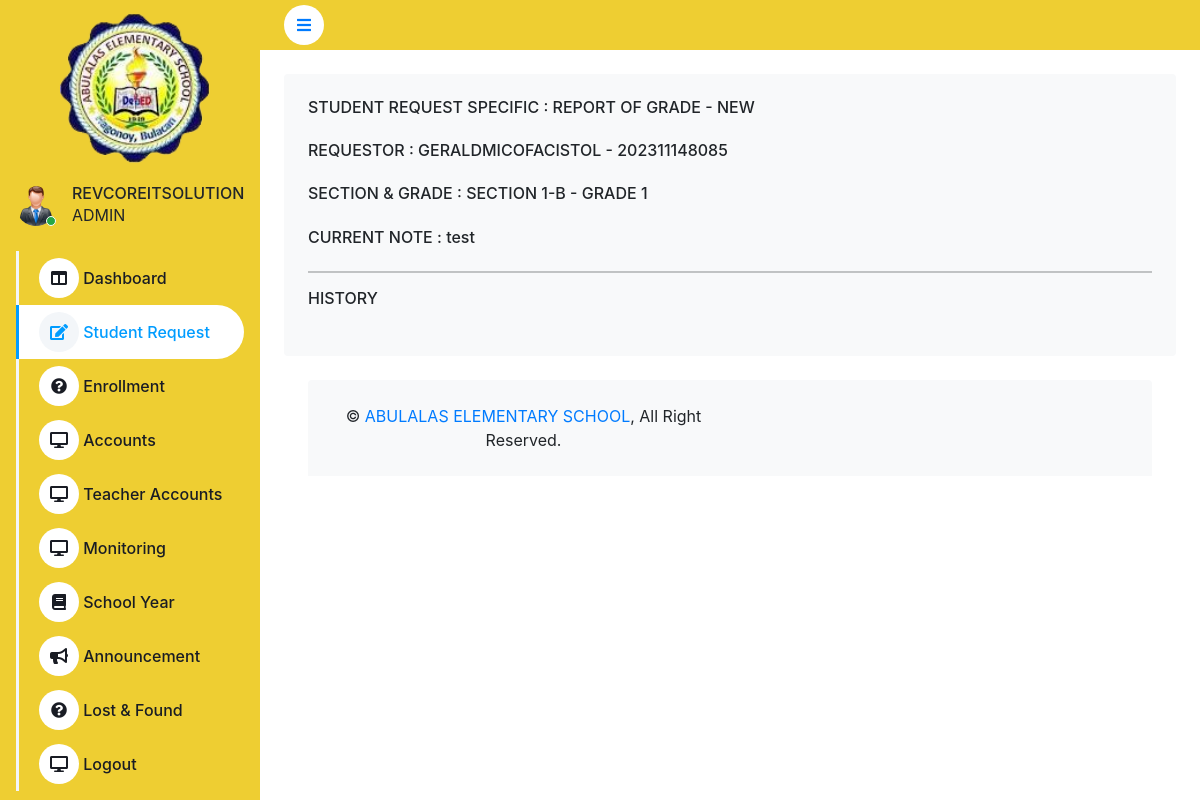
/home.php?view=request_history&reqid=6 (signed in), run on the app's committed database.
### tables this page shows
CREATE TABLE `tbl_user_information` (
  `user_id` int(11) NOT NULL,
  `uid` varchar(250) NOT NULL,
  `email` varchar(50) NOT NULL,
  `password` varchar(250) NOT NULL,
  `designation` int(50) NOT NULL,
  `code` int(50) NOT NULL,
  `status` varchar(50) NOT NULL
);

CREATE TABLE `tbl_user_designation` (
  `did` int(11) NOT NULL,
  `role` varchar(50) NOT NULL
);

CREATE TABLE `tbl_school_student_request` (
  `reqid` int(11) NOT NULL,
  `sycode` int(50) NOT NULL,
  `uid` varchar(255) NOT NULL,
  `request_type` int(50) NOT NULL,
  `note` text NOT NULL,
  `status` varchar(50) NOT NULL,
  `date_created` date NOT NULL
);

CREATE TABLE `tbl_school_request_type` (
  `req` int(11) NOT NULL,
  `type` varchar(50) NOT NULL
);

CREATE TABLE `tbl_school_student_record` (
  `rid` int(11) NOT NULL,
  `sycode` int(50) NOT NULL,
  `uid` varchar(255) NOT NULL,
  `fname` text NOT NULL,
  `gender` varchar(50) NOT NULL,
  `address` text NOT NULL,
  `current_level` int(50) NOT NULL,
  `current_section` int(50) NOT NULL
);

CREATE TABLE `tbl_school_year_details_section` (
  `sid` int(11) NOT NULL,
  `gid` int(11) NOT NULL,
  `sycode` int(50) NOT NULL,
  `section_name` varchar(100) NOT NULL,
  `min` int(50) NOT NULL,
  `max` int(50) NOT NULL,
  `student_max` int(50) NOT NULL,
  `rid` int(50) NOT NULL
);

CREATE TABLE `tbl_school_year_details_grade` (
  `gid` int(11) NOT NULL,
  `sycode` int(50) NOT NULL,
  `grade` varchar(100) NOT NULL
);

### connection/MainController.php (called while the page is built, shortened)
<?php
include('connection/LoginSession.php');
require_once "connection/ApiController.php";
$portCont = new portalController();
$userSession = $portCont->getUserDetails($session_id);
$email = $userSession[0]['email'];
$position = strpos($email, '@');
$filteredEmail = substr($email, 0, $position);
$filteredEmail = strtoupper($filteredEmail);
$activatedSy = $portCont->activatedSyCode();
$studStat = $portCont->checkTotalStudentForTheActivatedSY();
$teacherStat = $portCont->checkTotalTeacherForTheActivatedSY();
?>

### connection/LoginSession.php (called while the page is built, shortened)
<?php
$session_id = $_SESSION['user_id'];
?>

### connection/ApiController.php (called while the page is built, shortened)
<?php
require_once "DBController.php";
class portalController extends DBController
{
    function getUserDetails($session_id)
    {
        $query = "SELECT * FROM tbl_user_information TUI LEFT JOIN tbl_user_designation TUD ON TUI.designation = TUD.did WHERE TUI.user_id = ?";
        $params = array(
           array(
               "param_type" => "i",
               "param_value" => $session_id
           )
       );
       $userCredentials = $this->getDBResult($query, $params);
       return $userCredentials;
    }
    function specificStudentRequest($reqid)
    {
        $query = "SELECT *,TSSR.date_created as requestcreationdate,TSSR.status as requeststatus FROM tbl_school_student_request TSSR LEFT JOIN  tbl_user_school_year TUSSY ON TSSR.sycode = TUSSY.sycode LEFT JOIN tbl_school_request_type TSRT ON TSSR.request_type = TSRT.req LEFT JOIN tbl_school_student_record TSR ON TSSR.uid = TSR.uid
        LEFT JOIN tbl_school_year_details_grade TSYDG ON TSR.current_level = TSYDG.gid
        LEFT JOIN tbl_school_year_details_section TSYDS ON TSR.current_section = TSYDS.sid
        WHERE TSSR.reqid = ?";
        $params = array(
            array(
                "param_type" => "i",
                "param_value" => $reqid
            )
        );
        $checkRequestInformation = $this->getDBResult($query, $params);
        return $checkRequestInformation;
    }
    function activatedSyCode()
    {
        $query = "SELECT * FROM tbl_user_school_year TUSY WHERE TUSY.status = 'ACTIVATED'";
        $allMonitoring = $this->getDBResult($query);
        return $allMonitoring;
    }
    function checkTotalStudentForTheActivatedSY()
    {
        $query = "SELECT TUSY.year_from,TUSY.year_to,TUSY.sycode,COUNT(*) as total FROM tbl_school_student_record TSSR LEFT JOIN tbl_user_school_year TUSY ON TSSR.sycode = TUSY.sycode WHERE TUSY.status = 'ACTIVATED'";
        $allMonitoring = $this->getDBResult($query);
        return $allMonitoring;
    }
    function checkTotalTeacherForTheActivatedSY()
    {
        $query = "SELECT TUSY.year_from,TUSY.year_to,TUSY.sycode,COUNT(*) as total  FROM teacher_assigned_section TAS LEFT JOIN  tbl_school_teacher_record TSTR ON TAS.uid = TSTR.uid LEFT JOIN tbl_user_school_year TUSY ON TAS.sycode = TUSY.sycode WHERE TUSY.status = 'ACTIVATED'";
        $allMonitoring = $this->getDBResult($query);
        return $allMonitoring;
    }
}

### connection/DBController.php (called while the page is built, shortened)
<?php
class DBController
{
    private $host = "localhost";
    private $user = "root";
    private $password = "";
    private $database = "school_abulalas";
    private $conn;
    function __construct()
    {
        $this->conn = mysqli_connect($this->host, $this->user, $this->password, $this->database);
    }
    function getDBResult($query, $params = array())
    {
        $sql_statement = $this->conn->prepare($query);
        if (! empty($params)) {
            $this->bindParams($sql_statement, $params);
        }
        $sql_statement->execute();
        $result = $sql_statement->get_result();
        if ($result->num_rows > 0) {
            while ($row = $result->fetch_assoc()) {
                $resultset[] = $row;
            }
        }
        if (! empty($resultset)) {
            return $resultset;
        }
    }
    function bindParams($sql_statement, $params)
    {
        $param_type = "";
        foreach ($params as $query_param) {
            $param_type .= $query_param["param_type"];
        }
        $bind_params[] = & $param_type;
        foreach ($params as $k => $query_param) {
            $bind_params[] = & $params[$k]["param_value"];
        }
        call_user_func_array(array(
            $sql_statement,
            'bind_param'
        ), $bind_params);
    }
}

### home.php (the view, shortened to what this page needs)
<?php include('connection/MainController.php'); ?>
<!DOCTYPE html>
<html lang="en">
<head>
    <link href="https://cdnjs.cloudflare.com/ajax/libs/font-awesome/5.10.0/css/all.min.css" rel="stylesheet">
    <link href="https://cdn.jsdelivr.net/npm/bootstrap-icons@1.4.1/font/bootstrap-icons.css" rel="stylesheet">
    <link href="lib/owlcarousel/assets/owl.carousel.min.css" rel="stylesheet">
    <link href="lib/tempusdominus/css/tempusdominus-bootstrap-4.min.css" rel="stylesheet" />
    <link href="css/bootstrap.min.css" rel="stylesheet">
    <link href="css/style.css" rel="stylesheet">
    <link rel='stylesheet' href='https://cdnjs.cloudflare.com/ajax/libs/twitter-bootstrap/4.1.3/css/bootstrap.css'>
     <link rel='stylesheet' href='https://cdn.datatables.net/1.10.19/css/dataTables.bootstrap4.min.css'><link rel="stylesheet" href="./style.css">
    <link rel="stylesheet" href="https://unpkg.com/ag-grid-community/dist/styles/ag-grid.css">
    <link rel="stylesheet" href="https://unpkg.com/ag-grid-community/dist/styles/ag-theme-alpine.css">
</head>
<body>
    <div class="container-fluid position-relative bg-white d-flex p-0">
        <div class="sidebar pb-3" style="background-color:#eece32;">
            <nav class="navbar navbar-light" style="background-color:#eece32;">
                <a href="#" class="navbar-brand mx-4 mb-3">
                    <center>
                        <img src="logo/main.png" style="width:100%; margin-left:20px;"/>
                    </center>
                </a>
                <div class="d-flex align-items-center mb-4">
                    <div class="position-relative">
                        <img class="rounded-circle" src="img/user.png" alt="" style="width: 40px; height: 40px;">
                        <div class="bg-success rounded-circle border border-2 border-white position-absolute end-0 bottom-0 p-1"></div>
                    </div>
                    <div class="ms-3">
                        <h6 class="mb-0"><?php echo strtoupper($filteredEmail); ?></h6>
                        <span><?php echo strtoupper($userSession[0]['role']); ?> </span>
                    </div>
                </div>
                <div class="navbar-nav w-100">
                    <?php if(($userSession[0]['role']) == 'ADMIN') { ?>
                    <?php include('navbar/admin.php'); ?>
                    <?php } else if(($userSession[0]['role']) == 'TEACHER') { ?>
                    <?php include('navbar/teacher.php'); ?>
                    <?php } else { ?>
                    <?php include('navbar/student.php'); ?>
                    <?php } ?>
                </div>
            </nav>
        </div>
        <div class="content">
            <nav class="navbar navbar-expand navbar-light sticky-top px-4 py-0" style="background-color:#eece32; height: 50px;">
                <a href="#" class="sidebar-toggler flex-shrink-0">
                    <i class="fa fa-bars"></i>
                </a>
            </nav>
            <?php if(($userSession[0]['designation'])  == 1) { ?>
            <?php if(!empty($_GET['view'])){ ?>
            <?php if($_GET['view'] == 'home') { ?>
            <?php include('route/admin-home.php'); ?>
            <?php } else if($_GET['view'] == 'charts') { ?>
            <?php include('route/admin-charts.php'); ?>
            <?php } else if($_GET['view'] == 'direction') { ?>
            <?php include('route/admin-direction.php'); ?>
            <?php } else if($_GET['view'] == 'request') { ?>
            <?php include('route/admin-studentrequest.php'); ?>
            <?php } else if($_GET['view'] == 'request_history') { ?>
            <?php include('route/admin-request_history.php'); ?>
            <?php } else if($_GET['view'] == 'enrollment') { ?>
            <?php include('route/admin-enrollment.php'); ?>
            <?php } else if($_GET['view'] == 'student-accounts') { ?>
            <?php include('route/admin-student-accounts.php'); ?>
            <?php } else if($_GET['view'] == 'teacher-accounts') { ?>
            <?php include('route/admin-teacher-accounts.php'); ?>
            <?php } else if($_GET['view'] == 'monitoring') { ?>
            <?php include('route/admin-monitoring.php'); ?>
            <?php } else if($_GET['view'] == 'schoolyear') { ?>
            <?php include('route/admin-schoolyear.php'); ?>
            <?php } else if($_GET['view'] == 'school_year_detail') { ?>
            <?php include('route/admin-schoolyear-details.php'); ?>
            <?php } else if($_GET['view'] == 'announcement') { ?>
            <?php include('route/admin-announcement.php'); ?>
            <?php } else if($_GET['view'] == 'lost') { ?>
            <?php include('route/admin-lost.php'); ?>
            <?php }  else { ?>
            <?php }  ?>
            <?php } else { ?>
            <?php include('route/admin-home.php'); ?>
            <?php } ?>
            <?php }else if(($userSession[0]['designation']) == 3) { ?>
            <?php if(!empty($_GET['view'])){ ?>
            <?php if($_GET['view'] == 'home') { ?>
            <?php include('route/student-home.php'); ?>
            <?php } else if($_GET['view'] == 'request') { ?>
            <?php include('route/student-request.php'); ?>
            <?php } else if($_GET['view'] == 'request_history') { ?>
            <?php include('route/student-request_history.php'); ?>
            <?php } else if($_GET['view'] == 'enrollnow') { ?>
            <?php include('route/student-enrollment.php'); ?>
            <?php } else if($_GET['view'] == 'myclass') { ?>
            <?php include('route/student-class.php'); ?>
            <?php } else if($_GET['view'] == 'monitoring') { ?>
            <?php include('route/student-monitoring.php'); ?>
            <?php } else { ?>
            <?php } ?>
            <?php }  else { ?>
            <?php include('route/student-home.php'); ?>
            <?php }  ?>
            <?php } ?>
            <div class="container-fluid pt-4 px-4">
                <div class="bg-light rounded-top p-4">
                    <div class="row">
                        <div class="col-12 col-sm-6 text-center text-sm-start">
                            &copy; <a href="#">ABULALAS ELEMENTARY SCHOOL</a>, All Right Reserved.
                        </div>
                    </div>
                </div>
            </div>
        </div>
    </div>
</body>
</html>

### route/admin-request_history.php (shortened to what this page needs)
<?php
        $reqid = $_GET['reqid'];
        $myRequest = $portCont->specificStudentRequest($reqid);
?>
<div class="container-fluid pt-4 px-4">
    <div class="row g-4">
        <div class="col-sm-12 col-xl-12">
            <div class="bg-light rounded h-100 p-4">
                <h6 class="mb-4">STUDENT REQUEST SPECIFIC : <?php echo $myRequest[0]['type']; ?> - <?php echo $myRequest[0]['requeststatus']; ?></h6>
                <h6 class="mb-4">REQUESTOR : <?php echo strtoupper($myRequest[0]['fname']); ?> - <?php echo $myRequest[0]['uid']; ?></h6>
                <h6 class="mb-4">SECTION & GRADE : <?php echo $myRequest[0]['section_name']; ?> - <?php echo $myRequest[0]['grade']; ?></h6>
                <h6 class="mb-4">CURRENT NOTE : <?php echo $myRequest[0]['note']; ?></h6>
                <hr />
                <h6 class="mb-4">HISTORY</h6>
        </div>
    </div>
  </div>

### css/style.css (style rules this page uses)
:root { --primary: #009CFF; --light: #F3F6F9; --dark: #191C24; }
.sidebar { position: fixed; top: 0; left: 0; bottom: 0; width: 260px; height: 100vh; overflow-y: auto; background: var(--light); transition: 0.5s; z-index: 999; }
.content { margin-left: 260px; min-height: 100vh; background: #FFFFFF; transition: 0.5s; }
@media (min-width: 992px) { .sidebar { margin-left: 0; } }
@media (min-width: 992px) { .content { width: calc(100% - 260px); } }
.content .navbar .sidebar-toggler, .content .navbar .navbar-nav .nav-link i { width: 40px; height: 40px; display: inline-flex; align-items: center; justify-content: center; background: #FFFFFF; border-radius: 40px; }

### data on the page
tbl_user_information: email "REVCOREITSOLUTION", tbl_user_designation.role "ADMIN"
tbl_school_student_request: tbl_school_request_type.type "REPORT OF GRADE", status "NEW", tbl_school_student_record.fname "GERALDMICOFACISTOL", tbl_school_student_record.uid "202311148085", tbl_school_year_details_section.section_name "SECTION 1-B", tbl_school_year_details_grade.grade "GRADE 1", note "test"
